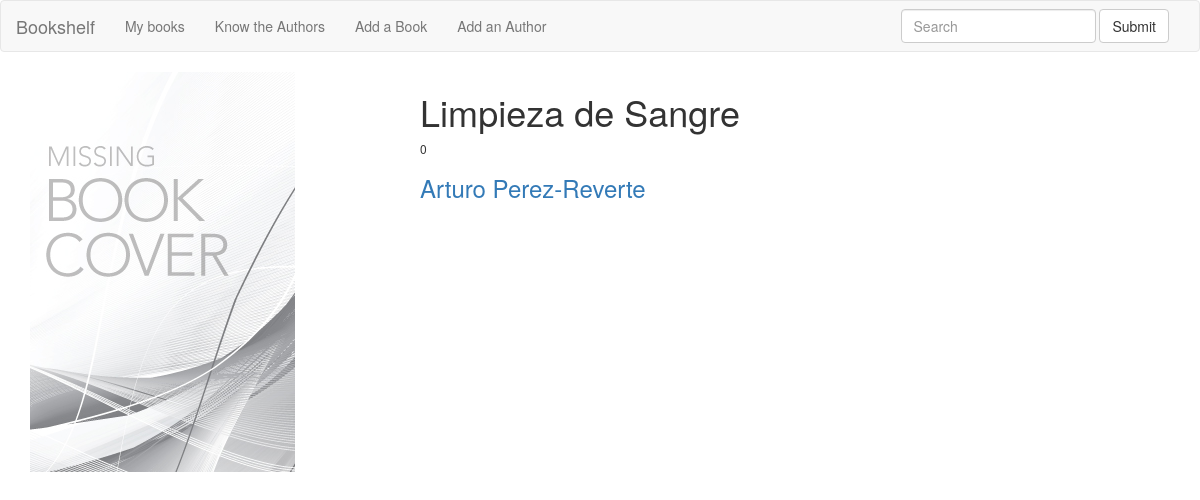
Screenshot of /bookshelf/book/2/ with the database file from the repository.
### bookshelf/models.py (models this page shows, shortened)
class Book(models.Model):
    title = models.CharField(max_length=255)
    author = models.ForeignKey(Author)
    cover = models.ImageField(blank=True)
    synopsis = models.TextField(blank=True)
    year = models.IntegerField(blank=True, default=0)
    def image_url(self):
        if self.cover and hasattr(self.cover, 'url'):
            return self.cover.url
        else:
            return '/static/images/default_bookcover.jpg'

class Author(models.Model):
    name = models.CharField(max_length=255)
    nickname = models.CharField(max_length=255, blank=True)
    def __str__(self):
        return self.name

### bookshelf/views.py (the view)
# urls.py: url(r'^book/(?P<book_id>[0-9]+)/$', views.book_detail, name='book_detail'),
def book_detail(request, book_id):
    book = get_object_or_404(Book, pk=book_id)
    return render(request, 'book_details.html', {'book': book})

### bookshelf/templates/book_details.html (shortened to what this page needs)
{% extends "base.html" %}
{% load i18n %}
{% block content %}
    <div class="row">
        <div class="col-md-4"><img src="{{ book.image_url }}" class="img-responsive" alt="{{ book.title }}"></div>
        <div class="col-md-8">
            <h1>{{ book.title }}</h1>
            <h6>{{ book.year }}</h6>
            <h3><a href="{% url 'author_detail' book.author.id %}">{{ book.author }}</a></h3>
        </div>
    </div>
{% endblock %}

### rows the page displays
Book: title "Limpieza de Sangre", year "0", author "Arturo Perez-Reverte"
